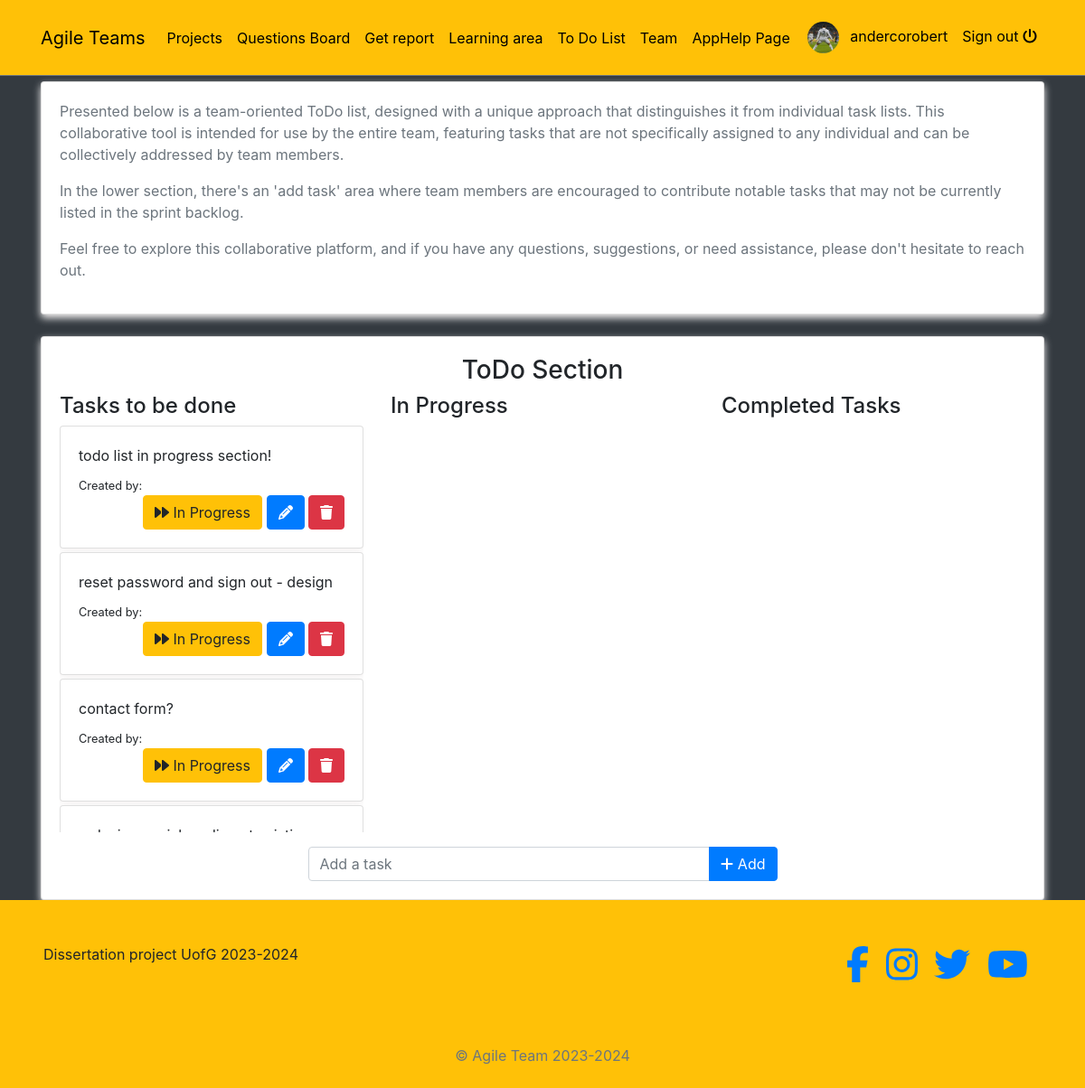
The page /todo/ (signed in) on the database as committed earlier.
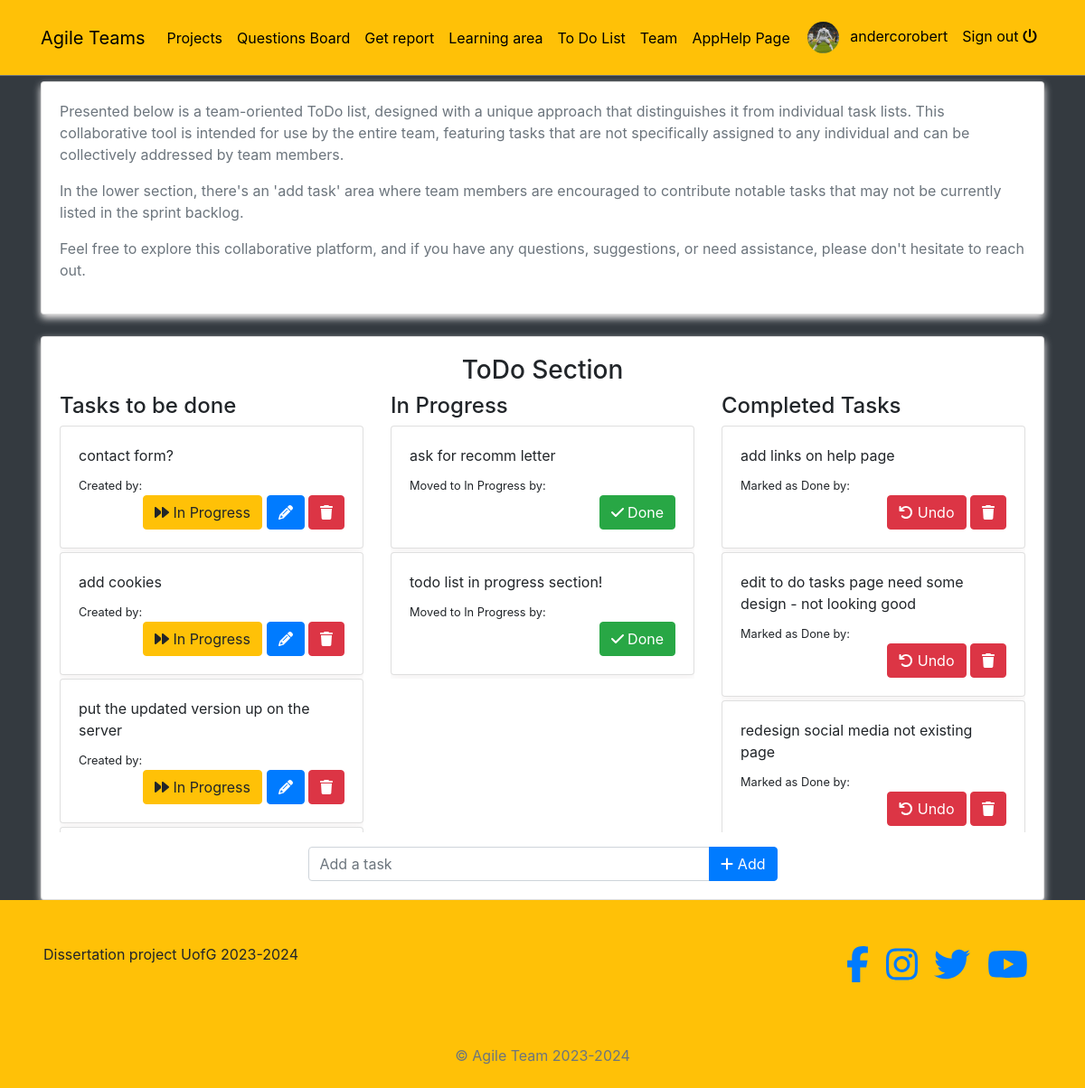
The same page on the database as committed later.
### todo/models.py (models this page shows, shortened)
class Task(models.Model):
    TODO = 'TD'
    IN_PROGRESS = 'IP'
    DONE = 'DN'
    STATUS_CHOICES = [
        (TODO, 'To Do'),
        (IN_PROGRESS, 'In Progress'),
        (DONE, 'Done'),
    ]
    task = models.CharField(max_length=200)
    status = models.CharField(
        max_length=2,
        choices=STATUS_CHOICES,
        default=TODO,
    )
    created_at = models.DateTimeField(auto_now_add=True)
    updated_at = models.DateTimeField(auto_now=True)
    created_by = models.ForeignKey(
        settings.AUTH_USER_MODEL,
        related_name='created_tasks',
        on_delete=models.SET_NULL,
        null=True,
        blank=True
    )
    in_progress_by = models.ForeignKey(
        settings.AUTH_USER_MODEL,
        related_name='in_progress_tasks',
        on_delete=models.SET_NULL,
        null=True,
        blank=True
    )
    done_by = models.ForeignKey(
        settings.AUTH_USER_MODEL,
        related_name='done_tasks',
        on_delete=models.SET_NULL,
        null=True,
        blank=True
    )

### agile/views.py (the view)
# urls.py: path('todo/', views.todo, name='todo'),
def todo(request):
    tasks = Task.objects.filter(status=Task.TODO).order_by('-updated_at')
    in_progress_tasks = Task.objects.filter(status=Task.IN_PROGRESS).order_by('-updated_at')
    completed_tasks = Task.objects.filter(status=Task.DONE).order_by('-updated_at')
    context = {
        'tasks': tasks,
        'in_progress_tasks': in_progress_tasks,
        'completed_tasks': completed_tasks
    }
    return render(request, 'todo.html', context)

### blogs/context_processors.py (called while the page is built)
def get_categories(request):
    categories = Category.objects.all()
    return dict(categories=categories)

### profiles/context_processors.py (called while the page is built)
def profile_pic(request):
    if request.user.is_authenticated:
        user = request.user
        try:
            profile_obj = Profile.objects.get(user=user)
            pic = profile_obj.profile_picture
        except Profile.DoesNotExist:
            pic = None
        return {'picture':pic}
    return {}

def get_profile(request):
    if request.user.is_authenticated:
        user = request.user
        try:
            profile_obj = Profile.objects.get(user=user)
        except Profile.DoesNotExist:
            pic = None
        return {'profile':profile_obj}
    return {}

### templates/todo.html (shortened to what the changed rows need)
{% extends 'base.html' %}
{% block content %}
{% if request.user.is_authenticated  %}
<div class="container">
    <div class="card mt-4">
        <div class="card-body">
            <div class="row">
                <div class="col-md-4">
                    <div class="overflow-auto" style="max-height: 450px;">
                        {% for task in tasks %}
                        <div class="card mb-1">
                            <div class="card-body">
                                {{ task.task }}
                                <div class="mt-2">
                                <small>Created by: {{ task.created_by.username }}</small>
                                </div>
                                <span class="float-right">
                                    <a href="{% url 'mark_as_in_progress' task.pk %}" class="btn btn-warning"><i class="fa fa-forward"></i> In Progress</a>
                                    <a href="{% url 'edit_task' task.pk %}" class="btn btn-primary"><i class="fa fa-pencil"></i></a>
                                    <a href="{% url 'delete_task' task.pk %}" class="btn btn-danger"><i class="fa fa-trash"></i></a>
                                </span>
                            </div>
                        </div>
                        {% endfor %}
                    </div>
                </div>
                <div class="col-md-4">
                    <div class="overflow-auto" style="max-height: 450px;">
                        {% for task in in_progress_tasks %}
                        <div class="card mb-1">
                            <div class="card-body">
                                {{ task.task }}
                                <div class="mt-2">
                                <small>Moved to In Progress by: {{ task.in_progress_by.username }}</small>
                                </div>
                                <span class="float-right">
                                    <a href="{% url 'mark_as_done_from_in_progress' task.pk %}" class="btn btn-success"><i class="fa fa-check"></i> Done</a>
                                </span>
                            </div>
                        </div>
                        {% endfor %}
                    </div>
                </div>
                <div class="col-md-4">
                    <div class="overflow-auto" style="max-height: 450px;">
                        {% for task in completed_tasks %}
                        <div class="card mb-1">
                            <div class="card-body">
                                {{ task.task }}
                                <div class="mt-2">
                                <small>Marked as Done by: {{ task.done_by.username }}</small>
                                </div>
                                <span style="position: relative; float: right;">
                                    <a href="{% url 'mark_as_undone' task.pk %}" class="btn btn-danger"><i class="fa fa-undo"></i> Undo</a>
                                    <a href="{% url 'delete_task' task.pk %}" class="btn btn-danger"><i class="fa fa-trash"></i></a>
                                </span>
                            </div>
                        </div>
                        {% endfor %}
                    </div>
                </div>
            </div>
        </div>
    </div>
</div>
{% else %}
<div class="text-center h3" style="margin-top: 70px;">Please log in to view the ToDo list.</div>
{% endif %}
{% endblock %}

Rows that differ between the two databases and show on the page:
no longer on this page (row edited): Task: task "reset password and sign out - design", shown under "Tasks to be done"
now on this page (row unchanged): Task: task "add cookies", shown under "Tasks to be done"
now on this page (row unchanged): Task: task "put the updated version up on the server", shown under "Tasks to be done"
now on this page (row edited): Task: task "ask for recomm letter", shown under "In Progress"
changed Task "todo list in progress section!": moves from the list under "Tasks to be done" to the list under "In Progress"
now on this page (row edited): Task: task "add links on help page", shown under "Completed Tasks"
now on this page (row edited): Task: task "edit to do tasks page need some design - not looking good", shown under "Completed Tasks"
changed Task "redesign social media not existing page": moves from the list under "Tasks to be done" to the list under "Completed Tasks"
